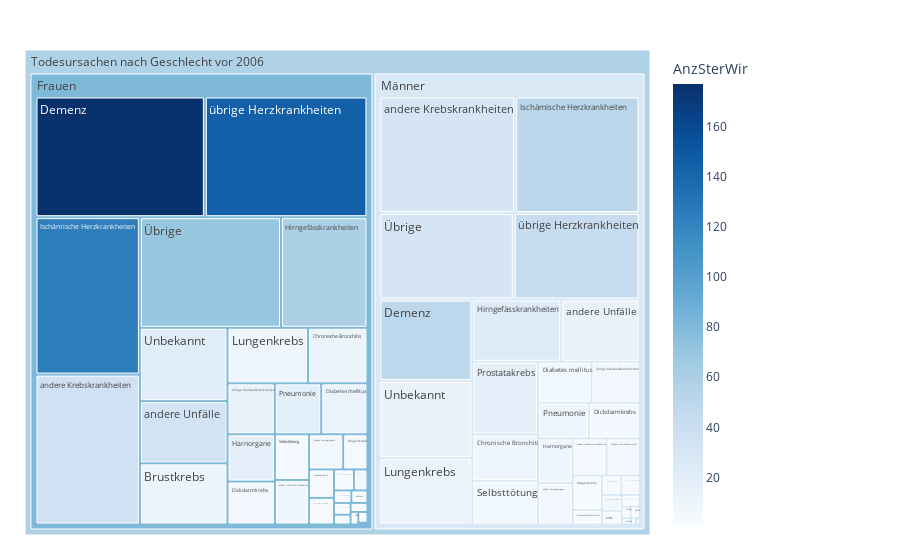

Notebook code for this chart:
### Code cell
df = mySelYearsSeit2006
fig = px.treemap(df, path=[px.Constant("Todesursachen nach Geschlecht vor 2006"), 'Geschlecht', 'Todesursache'], values='AnzSterWir',
                color='AnzSterWir', hover_data=['Todesursache'],
                color_continuous_scale='blues')
                #color_continuous_midpoint=np.average(df['AnzBestWir'], weights=df['AnzBestWir']))
fig.update_traces(root_color="lightgrey")
fig.update_layout(margin = dict(t=50, l=25, r=250, b=25))
fig.show()

### Figure 1 — Plotly figure (JSON) as saved in the notebook; plotly's stock layout.template omitted (floating-point values rounded to 4 significant figures; data arrays with more than 128 entries replaced by an {"elided": "..."} marker saying what was removed)
{"data": [{"branchvalues": "total", "customdata": {"elided": "67x2 mixed values"}, "domain": {"x": [0, 1], "y": [0, 1]}, "hovertemplate": "labels=%{label}<br>AnzSterWir_sum=%{value}<br>parent=%{parent}<br>id=%{id}<br>Todesursache=%{customdata[0]}<br>AnzSterWir=%{color}<extra></extra>", "ids": ["Todesursachen nach Geschlecht vor 2006/Frauen/AIDS", "Todesursachen nach Geschlecht vor 2006/Männer/AIDS", "Todesursachen nach Geschlecht vor 2006/Frauen/Alkoholische Leberzirrhose", "Todesursachen nach Geschlecht vor 2006/Männer/Alkoholische Leberzirrhose", "Todesursachen nach Geschlecht vor 2006/Frauen/Asthma", "Todesursachen nach Geschlecht vor 2006/Männer/Asthma", "Todesursachen nach Geschlecht vor 2006/Frauen/Brustkrebs", "Todesursachen nach Geschlecht vor 2006/Männer/Brustkrebs", "Todesursachen nach Geschlecht vor 2006/Frauen/Chronische Bronchitis", "Todesursachen nach Geschlecht vor 2006/Männer/Chronische Bronchitis", "Todesursachen nach Geschlecht vor 2006/Frauen/Demenz", "Todesursachen nach Geschlecht vor 2006/Männer/Demenz", "Todesursachen nach Geschlecht vor 2006/Frauen/Diabetes mellitus", "Todesursachen nach Geschlecht vor 2006/Männer/Diabetes mellitus", "Todesursachen nach Geschlecht vor 2006/Frauen/Dickdarmkrebs", "Todesursachen nach Geschlecht vor 2006/Männer/Dickdarmkrebs", "Todesursachen nach Geschlecht vor 2006/Frauen/Gebärmutterhalskrebs", "Todesursachen nach Geschlecht vor 2006/Frauen/Grippe", "Todesursachen nach Geschlecht vor 2006/Männer/Grippe", "Todesursachen nach Geschlecht vor 2006/Frauen/Harnorgane", "Todesursachen nach Geschlecht vor 2006/Männer/Harnorgane", "Todesursachen nach Geschlecht vor 2006/Frauen/Hirngefässkrankheiten", "Todesursachen nach Geschlecht vor 2006/Männer/Hirngefässkrankheiten", "Todesursachen nach Geschlecht vor 2006/Frauen/Ischämische Herzkrankheiten", "Todesursachen nach Geschlecht vor 2006/Männer/Ischämische Herzkrankheiten", "Todesursachen nach Geschlecht vor 2006/Frauen/Kongenitale Missbildungen", "Todesursachen nach Geschlecht vor 2006/Männer/Kongenitale Missbildungen", "Todesursachen nach Geschlecht vor 2006/Frauen/Lungenembolie", "Todesursachen nach Geschlecht vor 2006/Männer/Lungenembolie", "Todesursachen nach Geschlecht vor 2006/Frauen/Lungenkrebs", "Todesursachen nach Geschlecht vor 2006/Männer/Lungenkrebs", "Todesursachen nach Geschlecht vor 2006/Frauen/Magenkrebs", "Todesursachen nach Geschlecht vor 2006/Männer/Magenkrebs", "Todesursachen nach Geschlecht vor 2006/Frauen/Mord", "Todesursachen nach Geschlecht vor 2006/Männer/Mord", "Todesursachen nach Geschlecht vor 2006/Frauen/Perinatale Todesursachen", "Todesursachen nach Geschlecht vor 2006/Männer/Perinatale Todesursachen", "Todesursachen nach Geschlecht vor 2006/Frauen/Pneumonie", "Todesursachen nach Geschlecht vor 2006/Männer/Pneumonie", "Todesursachen nach Geschlecht vor 2006/Männer/Prostatakrebs", "Todesursachen nach Geschlecht vor 2006/Frauen/Selbsttötung", "Todesursachen nach Geschlecht vor 2006/Männer/Selbsttötung", "Todesursachen nach Geschlecht vor 2006/Frauen/Strassenverkehrsunfälle", "Todesursachen nach Geschlecht vor 2006/Männer/Strassenverkehrsunfälle", "Todesursachen nach Geschlecht vor 2006/Frauen/Tuberkulose", "Todesursachen nach Geschlecht vor 2006/Männer/Tuberkulose", "Todesursachen nach Geschlecht vor 2006/Frauen/Unbekannt", "Todesursachen nach Geschlecht vor 2006/Männer/Unbekannt", "Todesursachen nach Geschlecht vor 2006/Frauen/andere Atmungsorgane", "Todesursachen nach Geschlecht vor 2006/Männer/andere Atmungsorgane", "Todesursachen nach Geschlecht vor 2006/Frauen/andere Gewalteinwirkungen", "Todesursachen nach Geschlecht vor 2006/Männer/andere Gewalteinwirkungen", "Todesursachen nach Geschlecht vor 2006/Frauen/andere Krebskrankheiten", "Todesursachen nach Geschlecht vor 2006/Männer/andere Krebskrankheiten", "Todesursachen nach Geschlecht vor 2006/Frauen/andere Unfälle", "Todesursachen nach Geschlecht vor 2006/Männer/andere Unfälle", "Todesursachen nach Geschlecht vor 2006/Frauen/andere infektiöse Krankheiten", "Todesursachen nach Geschlecht vor 2006/Männer/andere infektiöse Krankheiten", "Todesursachen nach Geschlecht vor 2006/Frauen/Übrige", "Todesursachen nach Geschlecht vor 2006/Männer/Übrige", "Todesursachen nach Geschlecht vor 2006/Frauen/übrige Herzkrankheiten", "Todesursachen nach Geschlecht vor 2006/Männer/übrige Herzkrankheiten", "Todesursachen nach Geschlecht vor 2006/Frauen/übrige Kreislaufkrankheiten", "Todesursachen nach Geschlecht vor 2006/Männer/übrige Kreislaufkrankheiten", "Todesursachen nach Geschlecht vor 2006/Frauen", "Todesursachen nach Geschlecht vor 2006/Männer", "Todesursachen nach Geschlecht vor 2006"], "labels": ["AIDS", "AIDS", "Alkoholische Leberzirrhose", "Alkoholische Leberzirrhose", "Asthma", "Asthma", "Brustkrebs", "Brustkrebs", "Chronische Bronchitis", "Chronische Bronchitis", "Demenz", "Demenz", "Diabetes mellitus", "Diabetes mellitus", "Dickdarmkrebs", "Dickdarmkrebs", "Gebärmutterhalskrebs", "Grippe", "Grippe", "Harnorgane", "Harnorgane", "Hirngefässkrankheiten", "Hirngefässkrankheiten", "Ischämische Herzkrankheiten", "Ischämische Herzkrankheiten", "Kongenitale Missbildungen", "Kongenitale Missbildungen", "Lungenembolie", "Lungenembolie", "Lungenkrebs", "Lungenkrebs", "Magenkrebs", "Magenkrebs", "Mord", "Mord", "Perinatale Todesursachen", "Perinatale Todesursachen", "Pneumonie", "Pneumonie", "Prostatakrebs", "Selbsttötung", "Selbsttötung", "Strassenverkehrsunfälle", "Strassenverkehrsunfälle", "Tuberkulose", "Tuberkulose", "Unbekannt", "Unbekannt", "andere Atmungsorgane", "andere Atmungsorgane", "andere Gewalteinwirkungen", "andere Gewalteinwirkungen", "andere Krebskrankheiten", "andere Krebskrankheiten", "andere Unfälle", "andere Unfälle", "andere infektiöse Krankheiten", "andere infektiöse Krankheiten", "Übrige", "Übrige", "übrige Herzkrankheiten", "übrige Herzkrankheiten", "übrige Kreislaufkrankheiten", "übrige Kreislaufkrankheiten", "Frauen", "Männer", "Todesursachen nach Geschlecht vor 2006"], "level": "Todesursachen nach Geschlecht vor 2006", "marker": {"coloraxis": "coloraxis", "colors": [1.444, 2.373, 2.443, 4.471, 1.649, 1.182, 11.75, 1, 11.46, 8.937, 177.0, 50.17, 12.48, 6.961, 6.627, 4.648, 1.15, 2.8, 1.421, 17.09, 9.28, 59.1, 22.59, 124.6, 51.18, 1.857, 2.046, 3.892, 1.943, 9.303, 12.46, 3.204, 2.882, 1.444, 1.211, 7.462, 7.881, 19.25, 9.077, 18.16, 4.422, 7.038, 1.278, 1.759, 1, 1, 20.87, 13.93, 6.864, 6.451, 1.571, 1.308, 36.61, 30.63, 33.63, 13.19, 7.236, 4.339, 70.23, 31.22, 144.6, 44.17, 14.35, 5.997, 80.22, 27.35, 56.87]}, "name": "", "parents": ["Todesursachen nach Geschlecht vor 2006/Frauen", "Todesursachen nach Geschlecht vor 2006/Männer", "Todesursachen nach Geschlecht vor 2006/Frauen", "Todesursachen nach Geschlecht vor 2006/Männer", "Todesursachen nach Geschlecht vor 2006/Frauen", "Todesursachen nach Geschlecht vor 2006/Männer", "Todesursachen nach Geschlecht vor 2006/Frauen", "Todesursachen nach Geschlecht vor 2006/Männer", "Todesursachen nach Geschlecht vor 2006/Frauen", "Todesursachen nach Geschlecht vor 2006/Männer", "Todesursachen nach Geschlecht vor 2006/Frauen", "Todesursachen nach Geschlecht vor 2006/Männer", "Todesursachen nach Geschlecht vor 2006/Frauen", "Todesursachen nach Geschlecht vor 2006/Männer", "Todesursachen nach Geschlecht vor 2006/Frauen", "Todesursachen nach Geschlecht vor 2006/Männer", "Todesursachen nach Geschlecht vor 2006/Frauen", "Todesursachen nach Geschlecht vor 2006/Frauen", "Todesursachen nach Geschlecht vor 2006/Männer", "Todesursachen nach Geschlecht vor 2006/Frauen", "Todesursachen nach Geschlecht vor 2006/Männer", "Todesursachen nach Geschlecht vor 2006/Frauen", "Todesursachen nach Geschlecht vor 2006/Männer", "Todesursachen nach Geschlecht vor 2006/Frauen", "Todesursachen nach Geschlecht vor 2006/Männer", "Todesursachen nach Geschlecht vor 2006/Frauen", "Todesursachen nach Geschlecht vor 2006/Männer", "Todesursachen nach Geschlecht vor 2006/Frauen", "Todesursachen nach Geschlecht vor 2006/Männer", "Todesursachen nach Geschlecht vor 2006/Frauen", "Todesursachen nach Geschlecht vor 2006/Männer", "Todesursachen nach Geschlecht vor 2006/Frauen", "Todesursachen nach Geschlecht vor 2006/Männer", "Todesursachen nach Geschlecht vor 2006/Frauen", "Todesursachen nach Geschlecht vor 2006/Männer", "Todesursachen nach Geschlecht vor 2006/Frauen", "Todesursachen nach Geschlecht vor 2006/Männer", "Todesursachen nach Geschlecht vor 2006/Frauen", "Todesursachen nach Geschlecht vor 2006/Männer", "Todesursachen nach Geschlecht vor 2006/Männer", "Todesursachen nach Geschlecht vor 2006/Frauen", "Todesursachen nach Geschlecht vor 2006/Männer", "Todesursachen nach Geschlecht vor 2006/Frauen", "Todesursachen nach Geschlecht vor 2006/Männer", "Todesursachen nach Geschlecht vor 2006/Frauen", "Todesursachen nach Geschlecht vor 2006/Männer", "Todesursachen nach Geschlecht vor 2006/Frauen", "Todesursachen nach Geschlecht vor 2006/Männer", "Todesursachen nach Geschlecht vor 2006/Frauen", "Todesursachen nach Geschlecht vor 2006/Männer", "Todesursachen nach Geschlecht vor 2006/Frauen", "Todesursachen nach Geschlecht vor 2006/Männer", "Todesursachen nach Geschlecht vor 2006/Frauen", "Todesursachen nach Geschlecht vor 2006/Männer", "Todesursachen nach Geschlecht vor 2006/Frauen", "Todesursachen nach Geschlecht vor 2006/Männer", "Todesursachen nach Geschlecht vor 2006/Frauen", "Todesursachen nach Geschlecht vor 2006/Männer", "Todesursachen nach Geschlecht vor 2006/Frauen", "Todesursachen nach Geschlecht vor 2006/Männer", "Todesursachen nach Geschlecht vor 2006/Frauen", "Todesursachen nach Geschlecht vor 2006/Männer", "Todesursachen nach Geschlecht vor 2006/Frauen", "Todesursachen nach Geschlecht vor 2006/Männer", "Todesursachen nach Geschlecht vor 2006", "Todesursachen nach Geschlecht vor 2006", ""], "root": {"color": "lightgrey"}, "type": "treemap", "values": [18, 51, 122, 227, 37, 11, 986, 4, 608, 567, 3762, 1406, 433, 407, 375, 335, 40, 30, 19, 413, 286, 1760, 1028, 3025, 2693, 77, 65, 130, 70, 824, 1146, 157, 187, 18, 19, 52, 59, 435, 339, 889, 287, 533, 36, 79, 3, 6, 1183, 1330, 221, 266, 28, 39, 2880, 2941, 1003, 904, 280, 233, 2871, 2160, 3612, 2020, 443, 365, 26149, 20684, 46833]}], "layout": {"autosize": true, "coloraxis": {"colorbar": {"title": {"text": "AnzSterWir"}}, "colorscale": [[0, "rgb(247,251,255)"], [0.125, "rgb(222,235,247)"], [0.25, "rgb(198,219,239)"], [0.375, "rgb(158,202,225)"], [0.5, "rgb(107,174,214)"], [0.625, "rgb(66,146,198)"], [0.75, "rgb(33,113,181)"], [0.875, "rgb(8,81,156)"], [1, "rgb(8,48,107)"]]}, "legend": {"tracegroupgap": 0}, "margin": {"b": 25, "l": 25, "r": 250, "t": 50}}}
